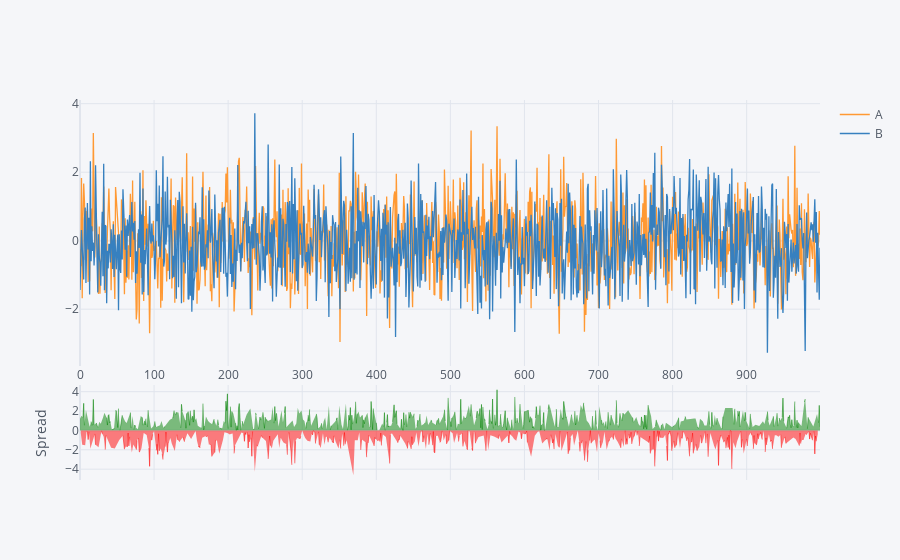

Notebook code cell kept with this figure:
### Code cell
df[['A','B']].iplot(kind='spread')

### Figure 1 — Plotly figure (JSON) as saved in the notebook; plotly's stock layout.template omitted (floating-point values rounded to 4 significant figures; data arrays with more than 128 entries replaced by an {"elided": "..."} marker saying what was removed)
{"data": [{"line": {"color": "rgba(255, 153, 51, 1.0)", "dash": "solid", "shape": "linear", "width": 1.3}, "mode": "lines", "name": "A", "text": "", "type": "scatter", "x": {"elided": "1000 int values"}, "y": {"elided": "1000 float values"}}, {"line": {"color": "rgba(55, 128, 191, 1.0)", "dash": "solid", "shape": "linear", "width": 1.3}, "mode": "lines", "name": "B", "text": "", "type": "scatter", "x": {"elided": "1000 int values"}, "y": {"elided": "1000 float values"}}, {"connectgaps": false, "fill": "tozeroy", "line": {"color": "green", "dash": "solid", "shape": "linear", "width": 0.5}, "mode": "lines", "name": "Spread", "showlegend": false, "type": "scatter", "x": {"elided": "1000 int values"}, "xaxis": "x2", "y": {"elided": "1000 mixed values"}, "yaxis": "y2"}, {"connectgaps": false, "fill": "tozeroy", "line": {"color": "red", "dash": "solid", "shape": "linear", "width": 0.5}, "mode": "lines", "name": "Spread", "showlegend": false, "type": "scatter", "x": {"elided": "1000 int values"}, "xaxis": "x2", "y": {"elided": "1000 mixed values"}, "yaxis": "y2"}], "layout": {"hovermode": "x", "legend": {"bgcolor": "#F5F6F9", "font": {"color": "#4D5663"}}, "paper_bgcolor": "#F5F6F9", "plot_bgcolor": "#F5F6F9", "title": {"font": {"color": "#4D5663"}}, "xaxis": {"gridcolor": "#E1E5ED", "showgrid": true, "tickfont": {"color": "#4D5663"}, "title": {"font": {"color": "#4D5663"}, "text": ""}, "zerolinecolor": "#E1E5ED"}, "xaxis2": {"anchor": "y2", "gridcolor": "#E1E5ED", "showgrid": true, "showticklabels": false, "tickfont": {"color": "#4D5663"}, "title": {"font": {"color": "#4D5663"}, "text": ""}, "zerolinecolor": "#E1E5ED"}, "yaxis": {"domain": [0.3, 1], "gridcolor": "#E1E5ED", "showgrid": true, "tickfont": {"color": "#4D5663"}, "title": {"font": {"color": "#4D5663"}, "text": ""}, "zerolinecolor": "#E1E5ED"}, "yaxis2": {"domain": [0, 0.25], "gridcolor": "#E1E5ED", "showgrid": true, "tickfont": {"color": "#4D5663"}, "title": {"font": {"color": "#4D5663"}, "text": "Spread"}, "zerolinecolor": "#E1E5ED"}}}
